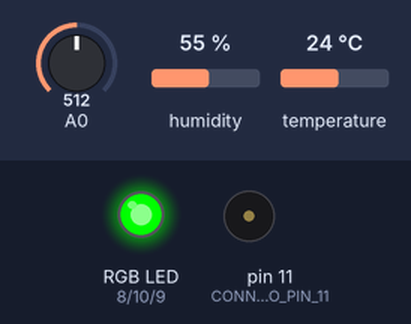
A sketch run on a simulated Arduino Uno, built with avr-gcc and run on an emulated ATmega328P. Parts: an RGB LED mixed from three pins (HIGH = lit), buzzer (waves = sounding, pin HIGH). The inputs (shaded band) are chosen by the test bench; at power-on: temperature 24 °C, A0 = 512, humidity 55 %. What the sketch prints to the serial monitor is not drawn.

Above: at 9.8 s.
9.9 s: temperature set to 17.7 °C
At 13.0 s:
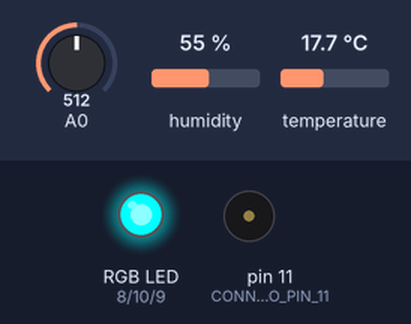
19.2 s: temperature set to 16.1 °C
At 27.7 s:
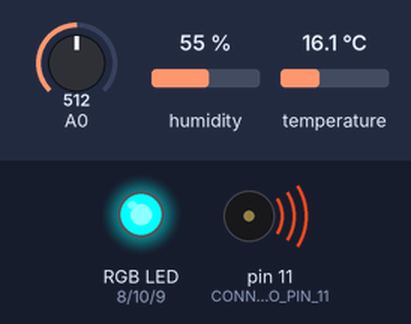
33.0 s: temperature set to 28 °C
At 45.3 s:
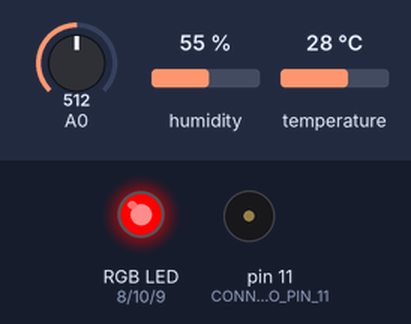
46.5 s: temperature set to 26.8 °C
55.5 s: temperature set to 25.1 °C
64.5 s: A0 set to 684
73.5 s: A0 set to 719
At 80.4 s:
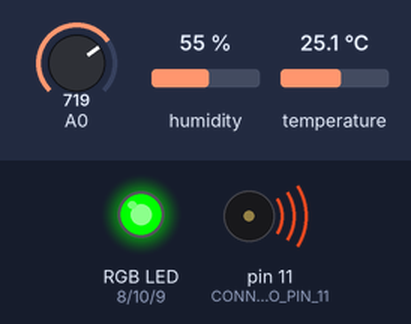
Timing chart, 0 to 87.6 s (numbered marks = the images above; inputs shaded):
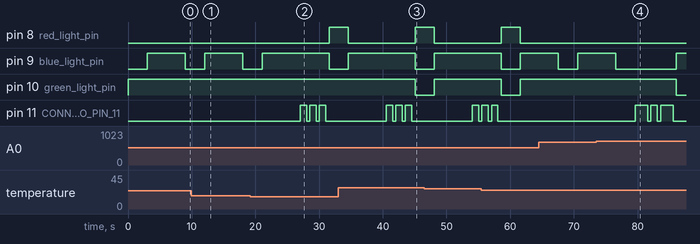

Measured:
- the behaviour switches between 17 and 16.9 °C on temperature (found by bisection; images 1 and 2)
- the behaviour switches between 701 and 702 on A0 (found by bisection; images 3 and 4)
- after the input at 19.2 s, pin 8 (red_light_pin): LOW → HIGH after 12.4 s; pin 11 (CONNECT_BUZZER_TO_PIN_11): alternates HIGH for 1.0 s and LOW for 0.50 s, 6 changes in all, then stays LOW, starting after 7.9 s
- after the input at 33.0 s, pin 10 (green_light_pin): HIGH → LOW after 12.1 s
- after the input at 73.5 s, pin 10 (green_light_pin): HIGH → LOW after 12.6 s; pin 11 (CONNECT_BUZZER_TO_PIN_11): goes HIGH 2.0 s, LOW 0.50 s, HIGH 1.0 s, LOW 0.50 s, HIGH 2.0 s, then LOW, starting after 6.1 s

The sketch:

FINAL_TEM_HUM_SM_PROJECT.ino
```cpp
#include <DHT.h>
#include <DHT_U.h>

//Constants
#define DHTPIN 2     // what pin we're connected to
#define DHTTYPE DHT22   // DHT 22  (AM2302)
DHT dht(DHTPIN, DHTTYPE); // Initialize DHT sensor for normal 16mhz Arduino


//Variables
float hum;  //Stores humidity value
float temp; //Stores temperature value
int SoilMoisture = analogRead(0); //CONNECT TO PIN A0
int red_light_pin = 8; //CONNECT LED TO PIN 8
int blue_light_pin = 9; //CONNECT LED TO PIN 9
int green_light_pin = 10; //CONNECT LED TO PIN 10

void setup()
{
    Serial.begin(9600);
    dht.begin();
    pinMode(11, OUTPUT); //CONNECT BUZZER TO PIN 11
    pinMode(red_light_pin, OUTPUT); //CONNECT RED LED TO PIN 8
    pinMode(blue_light_pin, OUTPUT); //CONNECT GREEN LED TO PIN 9
    pinMode(green_light_pin, OUTPUT); // CONNECT BLUE LED TO PIN 10

}

/* Let's create a function to display and code for different combinations */

void RGB_color(int red_light_value, int green_light_value, int blue_light_value)
 {
  analogWrite(red_light_pin, red_light_value);
  analogWrite(green_light_pin, green_light_value);
  analogWrite(blue_light_pin, blue_light_value);
}

void loop()
{
                //Read data and store it to variables hum, temp & soil moisture

                int hum = dht.readHumidity();
                int temp= dht.readTemperature();
                int SoilMoisture;

                //Print temp, humidity and soil moisture values to serial monitor
                Serial.print(" Temp: ");
                Serial.print(temp);
                Serial.print("\t");
                Serial.print(" Humidity: ");
                Serial.print(hum);
                Serial.print("\t");

                SoilMoisture = analogRead(0);//connect sensor to pin A0
                Serial.print(" Soil Moisture: ");
                Serial.print(SoilMoisture); //print the value to serial port
                Serial.print("\t");


                if (temp  > 25){
                  digitalWrite(11, HIGH);
                  delay(1000);
                  digitalWrite(11, LOW);
                  delay(500);
                  digitalWrite(11, HIGH);
                  delay(1000);
                  digitalWrite(11, LOW);
                  delay(500);
                  digitalWrite(11, HIGH);
                  delay(1000);
                  digitalWrite(11, LOW);
                  delay(500);
                  RGB_color(255, 0, 0); // Red LED turns on for 3 seconds
                  Serial.println("---It's too hot, turn off the heating & open the windows!---");
                  delay(3000);


                    }

                else if (temp < 17){
                  digitalWrite(11, HIGH);
                  delay(1000);
                  digitalWrite(11, LOW);
                  delay(500);
                  digitalWrite(11, HIGH);
                  delay(1000);
                  digitalWrite(11, LOW);
                  delay(500);
                  digitalWrite(11, HIGH);
                  delay(1000);
                  digitalWrite(11, LOW);
                  delay(500);
                  RGB_color(255, 255, 0); // Yellow LED turns on for 3 seconds
                  Serial.println("---It's too cold, turn on the heating & close the windows!---");
                  delay(3000);


                  }

                else {RGB_color(0, 255, 0); // Green LED turns on for 3 seconds
                     Serial.print("---The temperature is perfect!---");
                     delay(3000);

                  }
             Serial.print("\t");

            if (SoilMoisture < 301){
                  digitalWrite(11, HIGH);
                  delay(2000);
                  digitalWrite(11, LOW);
                  delay(500);
                  digitalWrite(11, HIGH);
                  delay(1000);
                  digitalWrite(11, LOW);
                  delay(500);
                  digitalWrite(11, HIGH);
                  delay(2000);
                  digitalWrite(11, LOW);
                  delay(500);
                  RGB_color(255, 255, 255); // White LED turns on for 3 seconds
                  Serial.println("---The soil is dry! Time to water the crops---");
                  delay(3000);
                    }


                else if (SoilMoisture > 701){
                  digitalWrite(11, HIGH);
                  delay(2000);
                  digitalWrite(11, LOW);
                  delay(500);
                  digitalWrite(11, HIGH);
                  delay(1000);
                  digitalWrite(11, LOW);
                  delay(500);
                  digitalWrite(11, HIGH);
                  delay(2000);
                  digitalWrite(11, LOW);
                  delay(500);
                  RGB_color(0, 0, 255); // Blue LED turns on for 3 seconds
                  Serial.println("---The soil is way too wet! Time to close the taps---");
                  delay(3000);

                  }

                  else {
                  RGB_color(0, 255, 255); // Cyan LED turns on for 3 seconds
                  Serial.println(" ---The soil is moist!---");
                  delay(3000);

                  }


    delay(3000); //Delay 10 sec.
}
```
